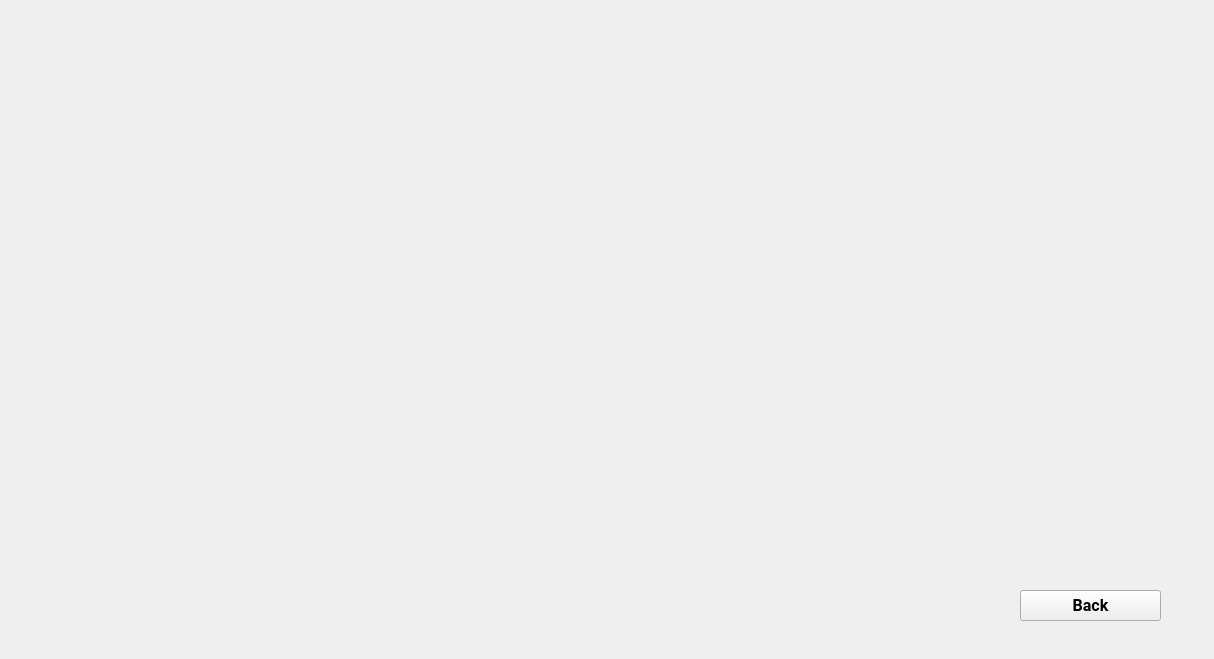
<?xml version="1.0" encoding="UTF-8"?>
<ui version="4.0">
 <class>Howto</class>
 <widget class="QWidget" name="Howto">
  <property name="geometry">
   <rect>
    <x>0</x>
    <y>0</y>
    <width>1214</width>
    <height>659</height>
   </rect>
  </property>
  <property name="windowTitle">
   <string>Form</string>
  </property>
  <widget class="QPushButton" name="backbutton">
   <property name="geometry">
    <rect>
     <x>1020</x>
     <y>590</y>
     <width>141</width>
     <height>31</height>
    </rect>
   </property>
   <property name="font">
    <font>
     <family>Roboto</family>
     <pointsize>12</pointsize>
     <weight>75</weight>
     <bold>true</bold>
    </font>
   </property>
   <property name="text">
    <string>Back</string>
   </property>
  </widget>
 </widget>
 <resources/>
 <connections/>
</ui>
